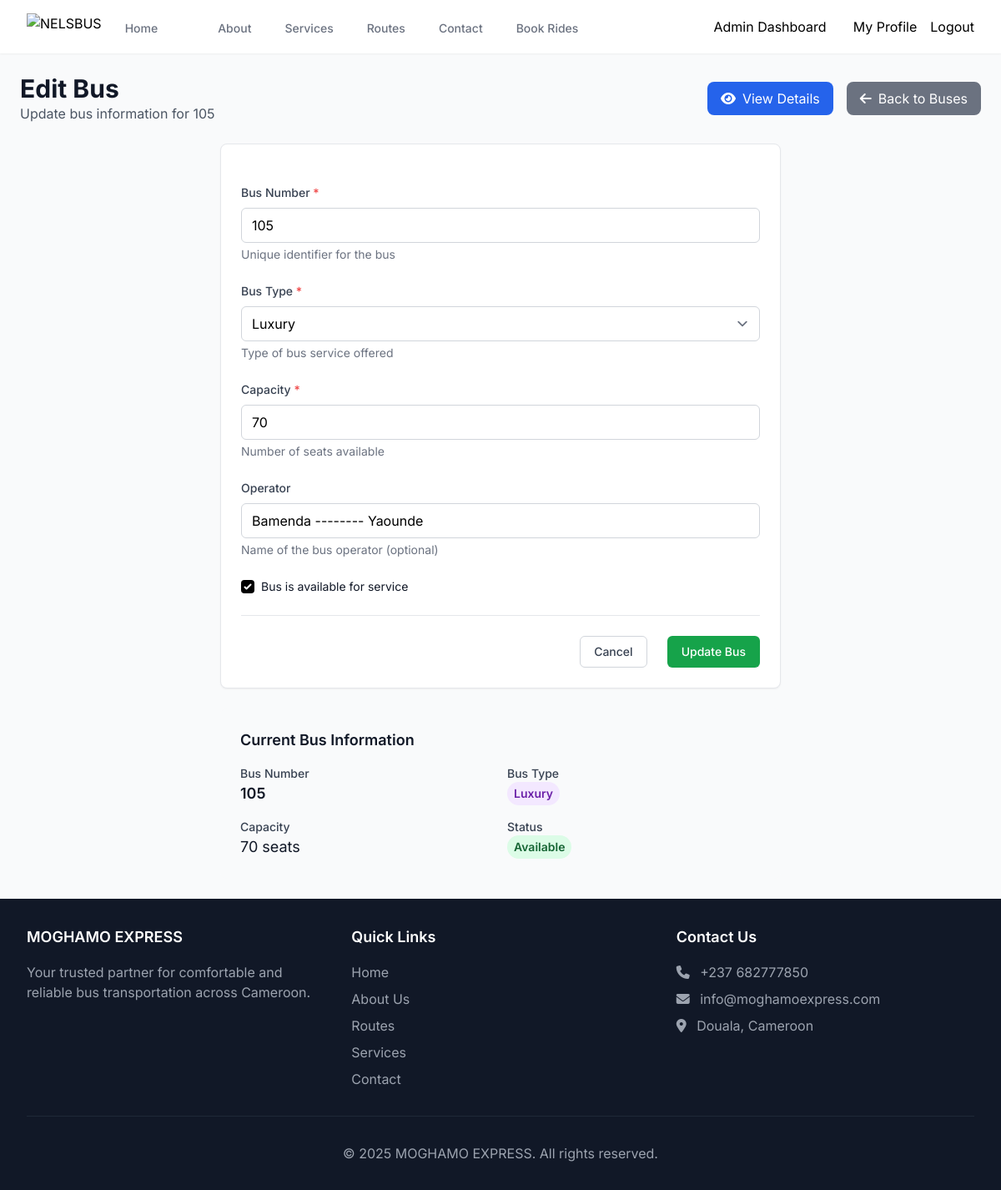
/manage-buses/3/edit/ (signed in), run on the app's committed database.
### NelsaApp/models.py (models this page shows, shortened)
class Bus(models.Model):
    BUS_TYPES = [('Luxury', 'Luxury'), ('Standard', 'Standard'), ('Express', 'Express')]
    bus_number = models.CharField(max_length=20, unique=True)
    bus_type = models.CharField(max_length=10, choices=BUS_TYPES)
    capacity = models.IntegerField()
    is_available = models.BooleanField(default=True)
    operator = models.CharField(max_length=100, blank=True, null=True)

### NelsaApp/views.py (the view, shortened to what this page needs)
# urls.py: path('manage-buses/<int:bus_id>/edit/', views.admin_bus_edit, name='admin_bus_edit'),
@login_required
@user_passes_test(lambda u: u.is_staff)
def admin_bus_edit(request, bus_id):
    bus = get_object_or_404(Bus, id=bus_id)
    context = {
        'bus': bus,
    }
    return render(request, 'NelsaApp/admin_bus_edit.html', context)

### NelsaApp/templates/NelsaApp/admin_bus_edit.html (shortened to what this page needs)
{% extends 'NelsaApp/base.html' %}
{% load static %}
{% block content %}
<div class="p-6">
    <div class="flex justify-between items-center mb-6">
        <div>
            <h1 class="text-3xl font-bold text-gray-900">Edit Bus</h1>
            <p class="text-gray-600">Update bus information for {{ bus.bus_number }}</p>
        </div>
        <div class="flex space-x-2">
            <a href="{% url 'admin_bus_detail' bus.id %}" class="bg-blue-600 text-white px-4 py-2 rounded-lg hover:bg-blue-700 transition-colors">
                <i class="fas fa-eye mr-2"></i>View Details
            </a>
            <a href="{% url 'admin_buses' %}" class="bg-gray-500 text-white px-4 py-2 rounded-lg hover:bg-gray-600 transition-colors">
                <i class="fas fa-arrow-left mr-2"></i>Back to Buses
            </a>
        </div>
    </div>
    <div class="max-w-2xl mx-auto">
        <div class="bg-white rounded-lg shadow-sm border p-6">
            <form method="POST" class="space-y-6">
                <div>
                    <label for="bus_number" class="block text-sm font-medium text-gray-700 mb-2">
                        Bus Number <span class="text-red-500">*</span>
                    </label>
                    <input type="text" id="bus_number" name="bus_number" required
                           value="{{ bus.bus_number }}"
                           placeholder="e.g., BUS001, MGH001"
                           class="w-full px-3 py-2 border border-gray-300 rounded-md focus:outline-none focus:ring-2 focus:ring-black focus:border-transparent">
                    <p class="mt-1 text-sm text-gray-500">Unique identifier for the bus</p>
                </div>
                <div>
                    <label for="bus_type" class="block text-sm font-medium text-gray-700 mb-2">
                        Bus Type <span class="text-red-500">*</span>
                    </label>
                    <select id="bus_type" name="bus_type" required
                            class="w-full px-3 py-2 border border-gray-300 rounded-md focus:outline-none focus:ring-2 focus:ring-black focus:border-transparent">
                        <option value="Luxury" {% if bus.bus_type == 'Luxury' %}selected{% endif %}>Luxury</option>
                    </select>
                    <p class="mt-1 text-sm text-gray-500">Type of bus service offered</p>
                </div>
                <div>
                    <label for="capacity" class="block text-sm font-medium text-gray-700 mb-2">
                        Capacity <span class="text-red-500">*</span>
                    </label>
                    <input type="number" id="capacity" name="capacity" required min="1" max="100"
                           value="{{ bus.capacity }}"
                           placeholder="e.g., 45"
                           class="w-full px-3 py-2 border border-gray-300 rounded-md focus:outline-none focus:ring-2 focus:ring-black focus:border-transparent">
                    <p class="mt-1 text-sm text-gray-500">Number of seats available</p>
                </div>
                <div>
                    <label for="operator" class="block text-sm font-medium text-gray-700 mb-2">
                        Operator
                    </label>
                    <input type="text" id="operator" name="operator"
                           value="{{ bus.operator|default:'' }}"
                           placeholder="e.g., John Doe"
                           class="w-full px-3 py-2 border border-gray-300 rounded-md focus:outline-none focus:ring-2 focus:ring-black focus:border-transparent">
                    <p class="mt-1 text-sm text-gray-500">Name of the bus operator (optional)</p>
                </div>
                <div class="flex items-center">
                    <input type="checkbox" id="is_available" name="is_available"
                           {% if bus.is_available %}checked{% endif %}
                           class="h-4 w-4 text-black focus:ring-black border-gray-300 rounded">
                    <label for="is_available" class="ml-2 block text-sm text-gray-900">
                        Bus is available for service
                    </label>
                </div>
                <div class="flex justify-end space-x-3 pt-6 border-t border-gray-200">
                    <a href="{% url 'admin_buses' %}"
                       class="px-4 py-2 border border-gray-300 rounded-md text-sm font-medium text-gray-700 bg-white hover:bg-gray-50 focus:outline-none focus:ring-2 focus:ring-offset-2 focus:ring-black">
                        Cancel
                    </a>
                    <button type="submit"
                            class="px-4 py-2 border border-transparent rounded-md shadow-sm text-sm font-medium text-white bg-green-600 hover:bg-green-700 focus:outline-none focus:ring-2 focus:ring-offset-2 focus:ring-green-500">
                        Update Bus
                    </button>
                </div>
            </form>
        </div>
        <div class="mt-6 bg-gray-50 rounded-lg p-6">
            <h3 class="text-lg font-semibold text-gray-900 mb-4">Current Bus Information</h3>
            <div class="grid grid-cols-1 md:grid-cols-2 gap-4">
                <div>
                    <label class="block text-sm font-medium text-gray-700">Bus Number</label>
                    <p class="text-lg font-semibold text-gray-900">{{ bus.bus_number }}</p>
                </div>
                <div>
                    <label class="block text-sm font-medium text-gray-700">Bus Type</label>
                    <span class="inline-flex px-2 py-1 text-sm font-semibold rounded-full
                        {% if bus.bus_type == 'Luxury' %}bg-purple-100 text-purple-800
                        {% elif bus.bus_type == 'Standard' %}bg-yellow-100 text-yellow-800
                        {% else %}bg-orange-100 text-orange-800{% endif %}">
                        {{ bus.bus_type }}
                    </span>
                </div>
                <div>
                    <label class="block text-sm font-medium text-gray-700">Capacity</label>
                    <p class="text-lg text-gray-900">{{ bus.capacity }} seats</p>
                </div>
                <div>
                    <label class="block text-sm font-medium text-gray-700">Status</label>
                    <span class="inline-flex px-2 py-1 text-sm font-semibold rounded-full
                        {% if bus.is_available %}bg-green-100 text-green-800{% else %}bg-red-100 text-red-800{% endif %}">
                        {% if bus.is_available %}Available{% else %}Unavailable{% endif %}
                    </span>
                </div>
            </div>
        </div>
    </div>
</div>
{% endblock %}

### data on the page
Bus: bus_number "105", bus_type "Luxury", capacity "70", operator "Bamenda -------- Yaounde", is_available "☑"
